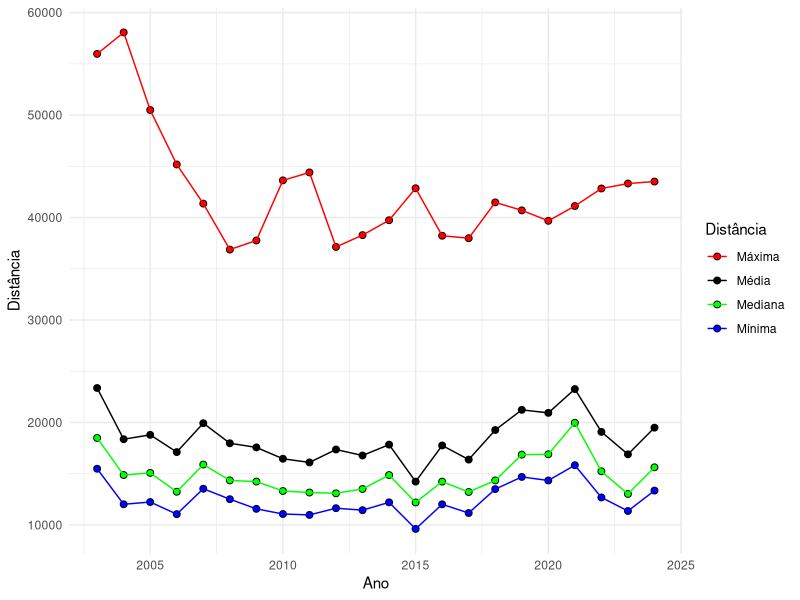

Source code (R):
# Instalar e carregar os pacotes
install.packages("dplyr")
install.packages("ggplot2")
library(dplyr) 
library(ggplot2)


# Carregar os dados
distancias <- read.csv("distanciapercorrida.csv")

# Criar e vizualizar a tabeça
tabela <- distancias %>% group_by(Ano) %>% 
  summarise(media = mean(Total_Viagens_KM),var = var(Total_Viagens_KM),
            min = min(Total_Viagens_KM), max = max(Total_Viagens_KM), mediana = median(Total_Viagens_KM))





ggplot(tabela, aes(x = Ano)) +
  geom_point(aes(y = min, fill = "Mínima"), shape = 21, size = 2) +
  geom_point(aes(y = max, fill = "Máxima"), shape = 21, size = 2) +
  geom_point(aes(y = media, fill = "Média"), shape = 21, size = 2) +
  geom_point(aes(y = mediana, fill = "Mediana"), shape = 21, size = 2) +
  geom_line(aes(y = min, color = "Mínima")) +
  geom_line(aes(y = max, color = "Máxima")) +
  geom_line(aes(y = media, color = "Média")) +
  geom_line(aes(y = mediana, color = "Mediana")) +
  scale_fill_manual(
    name = "Distância", 
    values = c("Mínima" = "blue", "Máxima" = "red", "Média" = "black", "Mediana" = "green")
  ) +
  scale_color_manual(
    name = "Distância", 
    values = c("Mínima" = "blue", "Máxima" = "red", "Média" = "black", "Mediana" = "green")
  ) +
  labs(y = "Distância") +
  theme_minimal()
  
